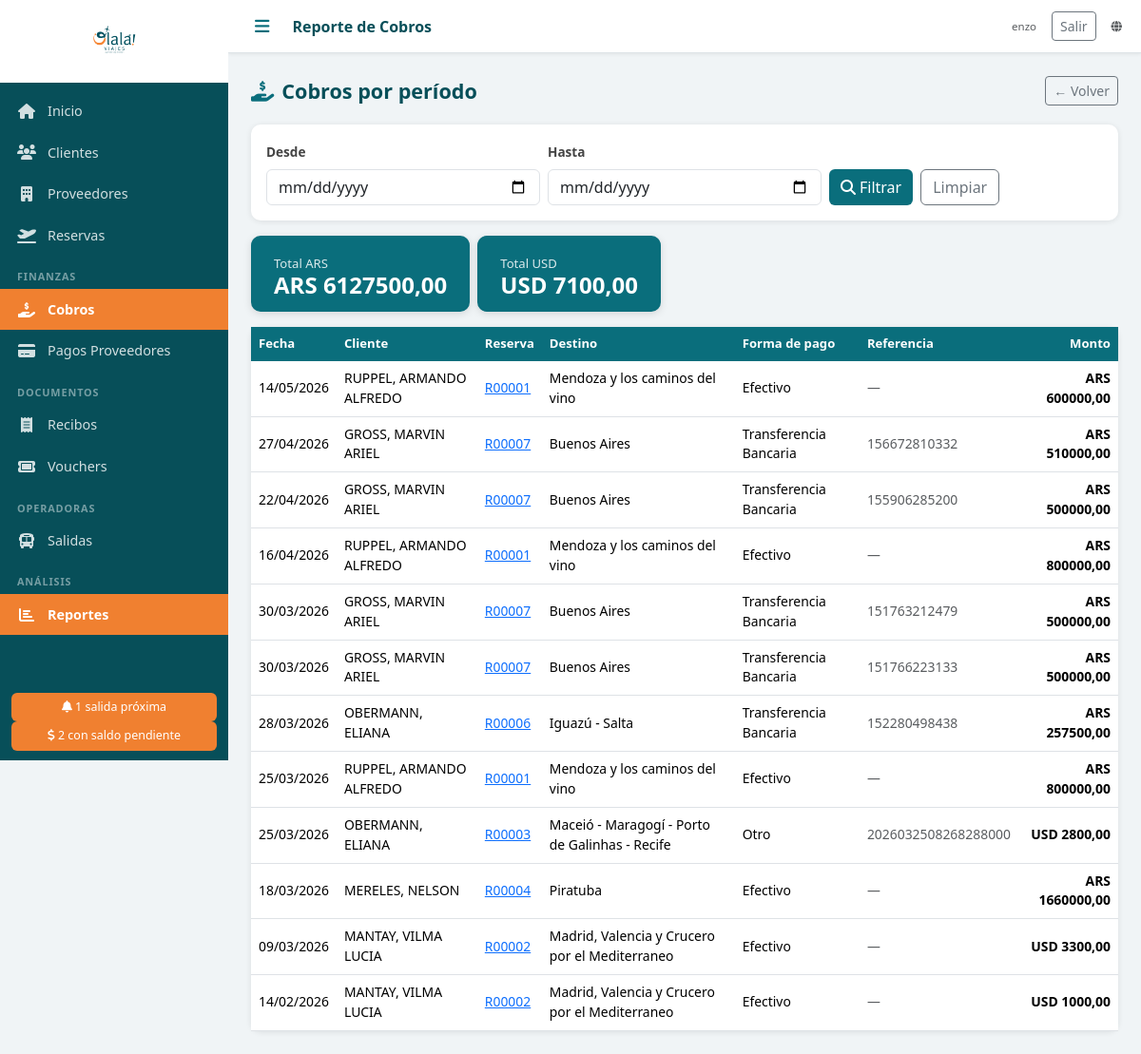
Screenshot of /reportes/cobros/ (signed in) with the database file from the repository.
### agencia/models.py (models this page shows, shortened)
class Cobro(models.Model):
    reserva = models.ForeignKey(Reserva, on_delete=models.PROTECT, related_name='cobros', verbose_name='Reserva')
    fecha = models.DateField('Fecha')
    monto = models.DecimalField('Monto', max_digits=12, decimal_places=2)
    moneda = models.CharField('Moneda', max_length=3, choices=MONEDAS, default='ARS')
    forma_pago = models.CharField('Forma de pago', max_length=20, choices=FORMAS_PAGO)
    referencia = models.CharField('Referencia / Nro. comprobante', max_length=200, blank=True)
    notas = models.TextField('Notas', blank=True)
    created_at = models.DateTimeField(auto_now_add=True)
    class Meta:
        verbose_name = 'Cobro'
        verbose_name_plural = 'Cobros'
        ordering = ['-fecha']

class Reserva(models.Model):
    ESTADOS = [
        ('PENDIENTE', 'Pendiente'),
        ('CONFIRMADA', 'Confirmada'),
        ('EN_CURSO', 'En curso'),
        ('COMPLETADA', 'Completada'),
        ('CANCELADA', 'Cancelada'),
    ]
    numero = models.CharField('Nro. Reserva', max_length=20, unique=True, blank=True)
    cliente = models.ForeignKey(Cliente, on_delete=models.PROTECT, verbose_name='Cliente titular', related_name='reservas')
    descripcion = models.TextField('Descripción / Observaciones', blank=True)
    destino = models.CharField('Destino', max_length=200)
    fecha_salida = models.DateField('Fecha de salida')
    fecha_regreso = models.DateField('Fecha de regreso', null=True, blank=True)
    pasajeros_adicionales = models.ManyToManyField(
        Cliente, related_name='reservas_como_pasajero',
        blank=True, verbose_name='Pasajeros adicionales'
    )
    precio_venta = models.DecimalField('Precio de venta', max_digits=12, decimal_places=2, default=0)
    moneda_venta = models.CharField('Moneda venta', max_length=3, choices=MONEDAS, default='ARS')
    comision_porcentaje = models.DecimalField('Comisión (%)', max_digits=5, decimal_places=2, default=0)
    estado = models.CharField('Estado', max_length=20, choices=ESTADOS, default='PENDIENTE')
    notas = models.TextField('Notas internas', blank=True)
    created_at = models.DateTimeField(auto_now_add=True)
    updated_at = models.DateTimeField(auto_now=True)
    class Meta:
        verbose_name = 'Reserva'
        verbose_name_plural = 'Reservas'
        ordering = ['fecha_salida']

class Cliente(models.Model):
    TIPOS_DOC = [
        ('DNI', 'DNI'),
        ('PASAPORTE', 'Pasaporte'),
        ('LC', 'L.C.'),
        ('LE', 'L.E.'),
        ('CUIT', 'CUIT'),
    ]
    nombre = models.CharField('Nombre', max_length=100)
    apellido = models.CharField('Apellido', max_length=100)
    tipo_doc = models.CharField('Tipo de documento', max_length=20, choices=TIPOS_DOC, default='DNI')
    nro_doc = models.CharField('Nro. de documento', max_length=50, blank=True)
    email = models.EmailField('Email', blank=True)
    telefono = models.CharField('Teléfono', max_length=50, blank=True)
    direccion = models.CharField('Dirección', max_length=300, blank=True)
    fecha_nacimiento = models.DateField('Fecha de nacimiento', null=True, blank=True)
    notas = models.TextField('Notas', blank=True)
    foto_dni = models.FileField('Foto DNI', upload_to='dni/', blank=True, null=True)
    activo = models.BooleanField('Activo', default=True)
    created_at = models.DateTimeField(auto_now_add=True)
    updated_at = models.DateTimeField(auto_now=True)
    class Meta:
        verbose_name = 'Cliente'
        verbose_name_plural = 'Clientes'
        ordering = ['apellido', 'nombre']
    def __str__(self):
        return f"{self.apellido}, {self.nombre}"

### agencia/views.py (the view)
# urls.py: path('reportes/cobros/', login_required(views.reporte_cobros), name='reporte_cobros'),
def reporte_cobros(request):
    desde = request.GET.get('desde', '')
    hasta = request.GET.get('hasta', '')
    cobros = Cobro.objects.select_related('reserva__cliente').all()
    if desde:
        cobros = cobros.filter(fecha__gte=desde)
    if hasta:
        cobros = cobros.filter(fecha__lte=hasta)
    totales = {}
    for c in cobros:
        totales[c.moneda] = totales.get(c.moneda, Decimal('0')) + c.monto
    return render(request, 'reportes/cobros.html', {
        'cobros': cobros,
        'totales': totales,
        'desde': desde,
        'hasta': hasta,
        'simbolos': SIMBOLOS_MONEDA,
    })

### templates/reportes/cobros.html (shortened to what this page needs)
{% extends 'base.html' %}
{% block topbar_title %}Reporte de Cobros{% endblock %}
{% block content %}
<div class="page-header">
  <h2><i class="fas fa-hand-holding-dollar me-2 text-teal"></i>Cobros por período</h2>
  <a href="{% url 'reportes' %}" class="btn btn-outline-secondary btn-sm">← Volver</a>
</div>
<div class="card mb-3">
  <div class="card-body">
    <form method="get" class="row g-2 align-items-end">
      <div class="col-md-4">
        <label class="form-label">Desde</label>
        <input type="date" name="desde" value="{{ desde }}" class="form-control">
      </div>
      <div class="col-md-4">
        <label class="form-label">Hasta</label>
        <input type="date" name="hasta" value="{{ hasta }}" class="form-control">
      </div>
      <div class="col-md-4 d-flex gap-2">
        <button class="btn btn-teal" type="submit"><i class="fas fa-search me-1"></i>Filtrar</button>
        <a href="{% url 'reporte_cobros' %}" class="btn btn-outline-secondary">Limpiar</a>
      </div>
    </form>
  </div>
</div>
{% if totales %}
<div class="row g-2 mb-3">
  {% for moneda, total in totales.items %}
  <div class="col-auto">
    <div class="stat-card bg-teal px-4 py-3">
      <div class="stat-label">Total {{ moneda }}</div>
      <div class="stat-number" style="font-size:1.5rem">{{ moneda }} {{ total|floatformat:2 }}</div>
    </div>
  </div>
  {% endfor %}
</div>
{% endif %}
<div class="card">
  <div class="table-responsive">
    <table class="table table-hover mb-0">
      <thead><tr><th>Fecha</th><th>Cliente</th><th>Reserva</th><th>Destino</th><th>Forma de pago</th><th>Referencia</th><th class="text-end">Monto</th></tr></thead>
      <tbody>
        {% for c in cobros %}
        <tr>
          <td>{{ c.fecha|date:"d/m/Y" }}</td>
          <td>{{ c.reserva.cliente }}</td>
          <td><a href="{% url 'reserva_detalle' c.reserva.pk %}">{{ c.reserva.numero }}</a></td>
          <td class="small">{{ c.reserva.destino }}</td>
          <td>{{ c.get_forma_pago_display }}</td>
          <td class="small text-muted">{{ c.referencia|default:"—" }}</td>
          <td class="text-end fw-bold moneda-{{ c.moneda }}">{{ c.moneda }} {{ c.monto|floatformat:2 }}</td>
        </tr>
        {% empty %}
        <tr><td colspan="7" class="text-center text-muted py-4">No hay cobros en el período seleccionado.</td></tr>
        {% endfor %}
      </tbody>
    </table>
  </div>
</div>
{% endblock %}

### templates/base.html (shortened to what this page needs)
<!DOCTYPE html>
<html lang="es">
<head>
  {% load static %}
  <link rel="stylesheet" href="https://cdn.jsdelivr.net/npm/bootstrap@5.3.2/dist/css/bootstrap.min.css">
  <link rel="stylesheet" href="https://cdnjs.cloudflare.com/ajax/libs/font-awesome/6.5.0/css/all.min.css">
  <link rel="stylesheet" href="{% static 'css/olala.css' %}">
</head>
<body>
<div class="sidebar" id="sidebar">
  <div class="sidebar-logo">
    <img src="{% static 'img/logo.png' %}" alt="Olalá Viajes" class="logo-img">
  </div>
  <nav class="sidebar-nav">
    <a href="{% url 'dashboard' %}" class="nav-item {% if request.resolver_match.url_name == 'dashboard' %}active{% endif %}">
      <i class="fas fa-home"></i><span>Inicio</span>
    </a>
    <a href="{% url 'clientes_lista' %}" class="nav-item {% if 'cliente' in request.resolver_match.url_name %}active{% endif %}">
      <i class="fas fa-users"></i><span>Clientes</span>
    </a>
    <a href="{% url 'proveedores_lista' %}" class="nav-item {% if 'proveedor' in request.resolver_match.url_name %}active{% endif %}">
      <i class="fas fa-building"></i><span>Proveedores</span>
    </a>
    <a href="{% url 'reservas_lista' %}" class="nav-item {% if 'reserva' in request.resolver_match.url_name %}active{% endif %}">
      <i class="fas fa-plane-departure"></i><span>Reservas</span>
    </a>
    <div class="nav-section">Finanzas</div>
    <a href="{% url 'cobros_lista' %}" class="nav-item {% if 'cobro' in request.resolver_match.url_name %}active{% endif %}">
      <i class="fas fa-hand-holding-dollar"></i><span>Cobros</span>
    </a>
    <a href="{% url 'pagos_proveedor_lista' %}" class="nav-item {% if 'pago_proveedor' in request.resolver_match.url_name %}active{% endif %}">
      <i class="fas fa-credit-card"></i><span>Pagos Proveedores</span>
    </a>
    <div class="nav-section">Documentos</div>
    <a href="{% url 'recibos_lista' %}" class="nav-item {% if 'recibo' in request.resolver_match.url_name %}active{% endif %}">
      <i class="fas fa-receipt"></i><span>Recibos</span>
    </a>
    <a href="{% url 'vouchers_lista' %}" class="nav-item {% if 'voucher' in request.resolver_match.url_name %}active{% endif %}">
      <i class="fas fa-ticket"></i><span>Vouchers</span>
    </a>
    <div class="nav-section">Operadoras</div>
    <a href="{% url 'salidas_lista' %}" class="nav-item {% if 'salida' in request.resolver_match.url_name %}active{% endif %}">
      <i class="fas fa-bus"></i><span>Salidas</span>
    </a>
    <div class="nav-section">Análisis</div>
    <a href="{% url 'reportes' %}" class="nav-item {% if 'reporte' in request.resolver_match.url_name %}active{% endif %}">
      <i class="fas fa-chart-bar"></i><span>Reportes</span>
    </a>
  </nav>
  {% if alertas_salidas > 0 or alertas_saldos > 0 %}
  <div class="sidebar-alerts">
    {% if alertas_salidas > 0 %}
    <a href="{% url 'dashboard' %}" class="alert-badge">
      <i class="fas fa-bell"></i> {{ alertas_salidas }} salida{% if alertas_salidas != 1 %}s{% endif %} próxima{% if alertas_salidas != 1 %}s{% endif %}
    </a>
    {% endif %}
    {% if alertas_saldos > 0 %}
    <a href="{% url 'reporte_saldos' %}" class="alert-badge">
      <i class="fas fa-dollar-sign"></i> {{ alertas_saldos }} con saldo pendiente
    </a>
    {% endif %}
  </div>
  {% endif %}
</div>
<div class="main-content">
  <div class="topbar">
    <button class="btn-menu" onclick="toggleSidebar()"><i class="fas fa-bars"></i></button>
    <div class="topbar-title">{% block topbar_title %}{% endblock %}</div>
    <div class="topbar-right d-flex align-items-center gap-3">
      {% if user.is_authenticated %}
      <span class="text-muted small">{{ user.get_username }}</span>
      <form method="post" action="{% url 'logout' %}" class="d-inline mb-0">
        <button type="submit" class="btn btn-sm btn-outline-secondary">Salir</button>
      </form>
      {% endif %}
      <a href="{% url 'web_publica' %}" class="text-muted small" target="_blank" title="Catálogo público"><i class="fas fa-globe"></i></a>
    </div>
  </div>
  <div class="content-area">
    {% block content %}{% endblock %}
  </div>
</div>
</body>
</html>

### static/css/olala.css (style rules this page uses)
:root { --teal: #0a6e7c; --teal-dark: #074f59; --teal-light: #e0f2f5; --orange: #f08030; --orange-light: #fff3e8; --sidebar-width: 240px; --topbar-height: 56px; }
* { box-sizing: border-box; }
body { margin: 0; font-family: 'Segoe UI', sans-serif; background: #f0f4f6; }
.sidebar { position: fixed; top: 0; left: 0; width: var(--sidebar-width); height: 100vh; background: var(--teal-dark); display: flex; flex-direction: column; z-index: 1000; transition: width 0.25s; overflow-x: hidden; }
.sidebar-logo { padding: 16px 12px; background: white; text-align: center; min-height: 80px; display: flex; align-items: center; justify-content: center; }
.logo-img { max-width: 160px; max-height: 55px; object-fit: contain; }
.sidebar-nav { flex: 1; overflow-y: auto; padding: 8px 0; }
.nav-item { display: flex; align-items: center; gap: 12px; padding: 11px 18px; color: rgba(255,255,255,0.82); text-decoration: none; font-size: 0.9rem; transition: background 0.15s, color 0.15s; white-space: nowrap; }
.nav-item.active { background: var(--orange); color: white; font-weight: 600; }
.nav-item i { width: 20px; text-align: center; font-size: 1rem; flex-shrink: 0; }
.nav-section { padding: 14px 18px 4px; font-size: 0.68rem; text-transform: uppercase; letter-spacing: 0.08em; color: rgba(255,255,255,0.45); font-weight: 600; }
.sidebar-alerts { padding: 10px 12px; }
.alert-badge { display: block; background: var(--orange); color: white; padding: 6px 10px; border-radius: 6px; font-size: 0.78rem; text-decoration: none; text-align: center; }
.main-content { margin-left: var(--sidebar-width); min-height: 100vh; transition: margin-left 0.25s; display: flex; flex-direction: column; }
.topbar { height: var(--topbar-height); background: white; border-bottom: 1px solid #dde3e7; display: flex; align-items: center; padding: 0 20px; gap: 16px; position: sticky; top: 0; z-index: 100; box-shadow: 0 1px 4px rgba(0,0,0,0.07); }
.btn-menu { background: none; border: none; font-size: 1.1rem; color: var(--teal); cursor: pointer; padding: 4px 8px; }
.topbar-title { font-size: 1rem; font-weight: 600; color: var(--teal-dark); flex: 1; }
.topbar-right { font-size: 0.82rem; color: #999; }
.content-area { padding: 24px; flex: 1; }
.card { border: none; border-radius: 10px; box-shadow: 0 1px 6px rgba(0,0,0,0.09); }
.stat-card { border-radius: 10px; padding: 20px 24px; color: white; box-shadow: 0 2px 8px rgba(0,0,0,0.12); }
.stat-card .stat-number { font-size: 2.2rem; font-weight: 700; line-height: 1; }
.stat-card .stat-label { font-size: 0.82rem; opacity: 0.85; margin-top: 4px; }
.bg-teal { background: var(--teal) !important; }
.text-teal { color: var(--teal) !important; }
.table th { background: var(--teal); color: white; font-weight: 600; font-size: 0.82rem; border: none; }
.table td { font-size: 0.87rem; vertical-align: middle; }
.btn-teal { background: var(--teal); color: white; border: none; }
.moneda-ARS { color: #1a7a3a; font-weight: 600; }
.moneda-USD { color: #1a4a7a; font-weight: 600; }
.page-header { display: flex; align-items: center; justify-content: space-between; margin-bottom: 20px; }
.page-header h2 { margin: 0; color: var(--teal-dark); font-size: 1.35rem; font-weight: 700; }
.form-label { font-weight: 600; font-size: 0.85rem; color: #444; }

### rows the page displays
Cobro: totales "ARS", totales "ARS", fecha "14/05/2026", reserva.cliente "RUPPEL, ARMANDO ALFREDO", reserva.numero "R00001", reserva.destino "Mendoza y los caminos del vino", forma_pago "Efectivo", referencia "—", moneda "ARS", monto "600000,00"
Cobro: totales "USD", totales "USD", fecha "25/03/2026", reserva.cliente "OBERMANN, ELIANA", reserva.numero "R00003", reserva.destino "Maceió - Maragogí - Porto de Galinhas - Recife", forma_pago "Otro", referencia "2026032508268288000", moneda "USD", monto "2800,00"
Cobro: fecha "27/04/2026", reserva.cliente "GROSS, MARVIN ARIEL", reserva.numero "R00007", reserva.destino "Buenos Aires", forma_pago "Transferencia Bancaria", referencia "156672810332", moneda "ARS", monto "510000,00"
Cobro: fecha "22/04/2026", reserva.cliente "GROSS, MARVIN ARIEL", reserva.numero "R00007", reserva.destino "Buenos Aires", forma_pago "Transferencia Bancaria", referencia "155906285200", moneda "ARS", monto "500000,00"
Cobro: fecha "16/04/2026", reserva.cliente "RUPPEL, ARMANDO ALFREDO", reserva.numero "R00001", reserva.destino "Mendoza y los caminos del vino", forma_pago "Efectivo", referencia "—", moneda "ARS", monto "800000,00"
Cobro: fecha "30/03/2026", reserva.cliente "GROSS, MARVIN ARIEL", reserva.numero "R00007", reserva.destino "Buenos Aires", forma_pago "Transferencia Bancaria", referencia "151763212479", moneda "ARS", monto "500000,00"
Cobro: fecha "30/03/2026", reserva.cliente "GROSS, MARVIN ARIEL", reserva.numero "R00007", reserva.destino "Buenos Aires", forma_pago "Transferencia Bancaria", referencia "151766223133", moneda "ARS", monto "500000,00"
Cobro: fecha "28/03/2026", reserva.cliente "OBERMANN, ELIANA", reserva.numero "R00006", reserva.destino "Iguazú - Salta", forma_pago "Transferencia Bancaria", referencia "152280498438", moneda "ARS", monto "257500,00"
Cobro: fecha "25/03/2026", reserva.cliente "RUPPEL, ARMANDO ALFREDO", reserva.numero "R00001", reserva.destino "Mendoza y los caminos del vino", forma_pago "Efectivo", referencia "—", moneda "ARS", monto "800000,00"
Cobro: fecha "18/03/2026", reserva.cliente "MERELES, NELSON", reserva.numero "R00004", reserva.destino "Piratuba", forma_pago "Efectivo", referencia "—", moneda "ARS", monto "1660000,00"
Cobro: fecha "09/03/2026", reserva.cliente "MANTAY, VILMA LUCIA", reserva.numero "R00002", reserva.destino "Madrid, Valencia y Crucero por el Mediterraneo", forma_pago "Efectivo", referencia "—", moneda "USD", monto "3300,00"
Cobro: fecha "14/02/2026", reserva.cliente "MANTAY, VILMA LUCIA", reserva.numero "R00002", reserva.destino "Madrid, Valencia y Crucero por el Mediterraneo", forma_pago "Efectivo", referencia "—", moneda "USD", monto "1000,00"

### other values shown
{{ alertas_salidas }} "1"
{{ alertas_saldos }} "2"
{{ user.get_username }} "enzo"
{{ total|floatformat:2 }} "6127500,00" "7100,00"
